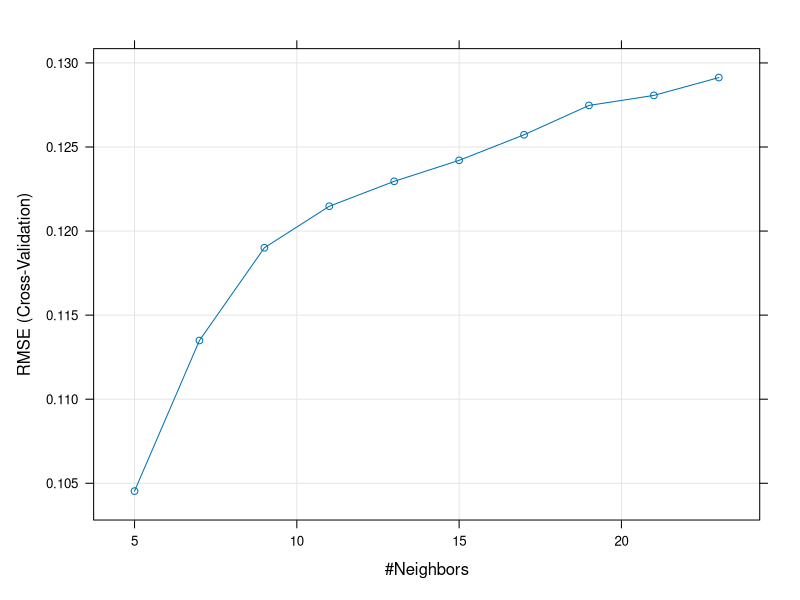

The R script that drew this image: (Note: this script raises an error after producing the figure.)
# Load the data
# https://cran.r-project.org/web/packages/MASS/MASS.pdf
data("Boston", package = "MASS")

#install.packages("caret")
library(caret)

preProcValues <- preProcess(Boston, method = c("range"))
data.centered.scaled <- predict(preProcValues, Boston)

# Split the data into training and test set
set.seed(2)
training.samples <- caret::createDataPartition(data.centered.scaled$medv, p = 0.8, list = FALSE)
train.data  <- data.centered.scaled[training.samples, ]
test.data <- data.centered.scaled[-training.samples, ]

##########################
# K-NN

KNN_model <- caret::train(
  medv~., data = train.data, method = "knn",
  trControl = caret::trainControl("cv", number = 10),
  tuneLength = 10
)

# Plot KNN_model error RMSE vs different values of k
plot(KNN_model)

# Best tuning parameter k that minimize the RMSE
#KNN_model$bestTune

# Make predictions on the test data
KNN_predictions <- predict(KNN_model,test.data)
#head(KNN_predictions)

# Compute the prediction error RMSE
RMSE(KNN_predictions, test.data$medv)
# K-NN
##########################


##########################
# NN
NN_control <- trainControl(method = "repeatedcv", # validación cruzada con repetición
                           number = 10,            # número de paquetes de muestra
                           repeats = 3)           # para optimizar métricas 

NN_tuneGrid = expand.grid(size=seq(from = 1, to = 10, by = 1),
                       decay = seq(from = 0.1, to = 0.5, by = 0.1))


NN_tuneGrid = expand.grid(layer1=seq(from=1, to=10,by=1),
                          layer2=seq(from=1, to=10,by=1),
                          layer3=seq(from=1, to=10,by=1))

NN_model = caret::train(medv ~ ., data = train.data, method = "neuralnet",
                      trControl = NN_control,
                      tuneGrid=NN_tuneGrid)

# Plot model error RMSE vs different values of k
plot(NN_model)

# Best tuning parameter k that minimize the RMSE
NN_model$bestTune

# Make predictions on the test data
NN_predictions <- predict(NN_model,test.data)
head(NN_predictions)

# Compute the prediction error RMSE
RMSE(NN_predictions, test.data$medv)
# NN
##########################



# plots real vs predicted values
x = 1:dim(test.data)[1]
plot(x, test.data$medv, col = "red", type = "l", lwd=2,
     main = "Boston housing test data prediction with KNN (regression)")

lines(x, KNN_predictions, col = "blue", lwd=2)
lines(x, NN_predictions, col = "green", lwd=2)

legend("topright",  legend = c("original", "predicted-KNN", "predicted-NN"), 
       fill = c("red", "blue","green"), col = 2:3,  adj = c(0, 0.6))
grid() 


